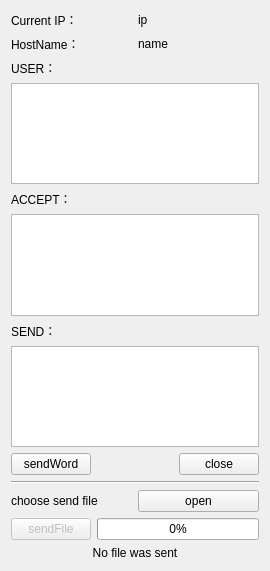
<?xml version="1.0" encoding="UTF-8"?>
<ui version="4.0">
 <class>Widget</class>
 <widget class="QWidget" name="Widget">
  <property name="geometry">
   <rect>
    <x>0</x>
    <y>0</y>
    <width>270</width>
    <height>571</height>
   </rect>
  </property>
  <property name="baseSize">
   <size>
    <width>440</width>
    <height>600</height>
   </size>
  </property>
  <property name="windowTitle">
   <string>Widget</string>
  </property>
  <layout class="QVBoxLayout" name="verticalLayout_3">
   <item>
    <layout class="QHBoxLayout" name="horizontalLayout_2">
     <item>
      <widget class="QLabel" name="ip_label">
       <property name="layoutDirection">
        <enum>Qt::LeftToRight</enum>
       </property>
       <property name="text">
        <string>Current IP：</string>
       </property>
       <property name="alignment">
        <set>Qt::AlignLeading|Qt::AlignLeft|Qt::AlignVCenter</set>
       </property>
      </widget>
     </item>
     <item>
      <widget class="QLabel" name="Current_IP">
       <property name="text">
        <string>ip</string>
       </property>
      </widget>
     </item>
    </layout>
   </item>
   <item>
    <layout class="QHBoxLayout" name="horizontalLayout_5">
     <item>
      <widget class="QLabel" name="HostName_label">
       <property name="layoutDirection">
        <enum>Qt::LeftToRight</enum>
       </property>
       <property name="text">
        <string>HostName：</string>
       </property>
       <property name="alignment">
        <set>Qt::AlignLeading|Qt::AlignLeft|Qt::AlignVCenter</set>
       </property>
      </widget>
     </item>
     <item>
      <widget class="QLabel" name="HostName">
       <property name="text">
        <string>name</string>
       </property>
      </widget>
     </item>
    </layout>
   </item>
   <item>
    <layout class="QVBoxLayout" name="verticalLayout_2">
     <item>
      <layout class="QHBoxLayout" name="horizontalLayout_6">
       <item>
        <widget class="QLabel" name="userLabel">
         <property name="text">
          <string>USER：</string>
         </property>
        </widget>
       </item>
      </layout>
     </item>
     <item>
      <widget class="QTableWidget" name="ipTableWidget">
       <property name="minimumSize">
        <size>
         <width>0</width>
         <height>100</height>
        </size>
       </property>
      </widget>
     </item>
    </layout>
   </item>
   <item>
    <widget class="QLabel" name="accepLabel">
     <property name="text">
      <string>ACCEPT：</string>
     </property>
    </widget>
   </item>
   <item>
    <widget class="QTextEdit" name="acceptWordBox"/>
   </item>
   <item>
    <layout class="QVBoxLayout" name="verticalLayout_4">
     <item>
      <widget class="QLabel" name="sendLabel">
       <property name="text">
        <string>SEND：</string>
       </property>
      </widget>
     </item>
     <item>
      <widget class="QTextEdit" name="sendWordBox"/>
     </item>
    </layout>
   </item>
   <item>
    <layout class="QHBoxLayout" name="horizontalLayout">
     <item>
      <widget class="QPushButton" name="sendButton">
       <property name="text">
        <string>sendWord</string>
       </property>
      </widget>
     </item>
     <item>
      <spacer name="horizontalSpacer_2">
       <property name="orientation">
        <enum>Qt::Horizontal</enum>
       </property>
       <property name="sizeHint" stdset="0">
        <size>
         <width>0</width>
         <height>0</height>
        </size>
       </property>
      </spacer>
     </item>
     <item>
      <widget class="QPushButton" name="closeButton">
       <property name="text">
        <string>close</string>
       </property>
      </widget>
     </item>
    </layout>
   </item>
   <item>
    <widget class="Line" name="line">
     <property name="orientation">
      <enum>Qt::Horizontal</enum>
     </property>
    </widget>
   </item>
   <item>
    <layout class="QVBoxLayout" name="verticalLayout">
     <item>
      <layout class="QHBoxLayout" name="horizontalLayout_3">
       <item>
        <widget class="QLabel" name="chlabel">
         <property name="text">
          <string>choose send file</string>
         </property>
        </widget>
       </item>
       <item>
        <widget class="QPushButton" name="OpenBtn">
         <property name="text">
          <string>open</string>
         </property>
        </widget>
       </item>
      </layout>
     </item>
     <item>
      <layout class="QHBoxLayout" name="horizontalLayout_4">
       <item>
        <widget class="QPushButton" name="SendBtn">
         <property name="enabled">
          <bool>false</bool>
         </property>
         <property name="text">
          <string>sendFile</string>
         </property>
        </widget>
       </item>
       <item>
        <widget class="QProgressBar" name="progressBar">
         <property name="value">
          <number>0</number>
         </property>
        </widget>
       </item>
      </layout>
     </item>
     <item>
      <widget class="QLabel" name="sendInfo">
       <property name="text">
        <string>No file was sent</string>
       </property>
       <property name="alignment">
        <set>Qt::AlignCenter</set>
       </property>
      </widget>
     </item>
    </layout>
   </item>
  </layout>
 </widget>
 <resources/>
 <connections/>
</ui>
